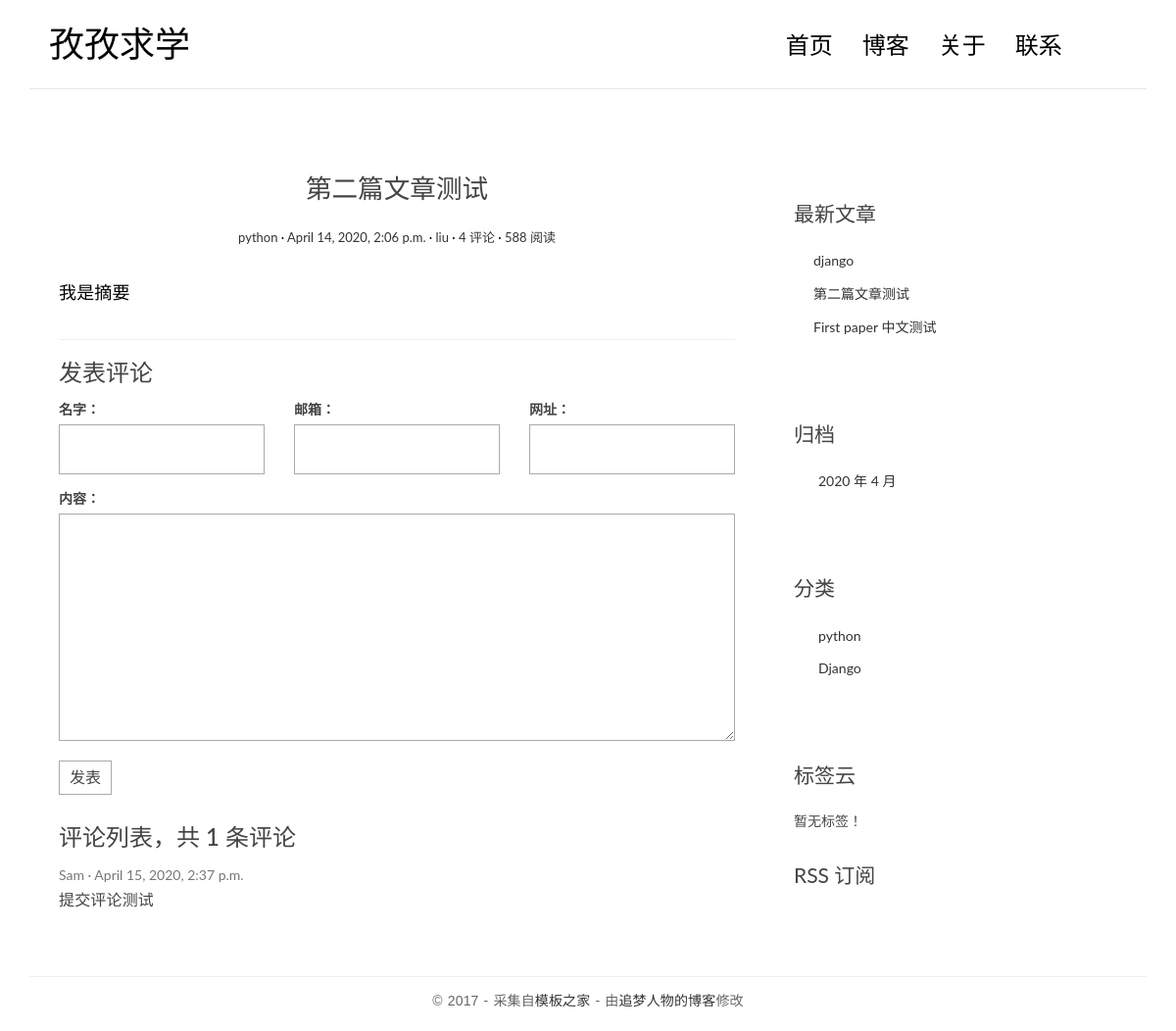
Page /posts/2/ on the committed database.
### blog/models.py (models this page shows, shortened)
class Post(models.Model):
    title = models.CharField('标题', max_length=70)
    body = models.TextField('正文')
    created_time = models.DateTimeField('创建时间', default=timezone.now)
    modified_time = models.DateTimeField('修改时间')
    excerpt = models.CharField('摘要', max_length=200, blank=True)
    category = models.ForeignKey(Category, verbose_name='分类', on_delete=models.CASCADE)
    tags = models.ManyToManyField(Tag, verbose_name='标签', blank=True)
    author = models.ForeignKey(User, verbose_name='作者', on_delete=models.CASCADE)
    class Meta:
        verbose_name = '文章'
        verbose_name_plural = verbose_name
        ordering = ['-created_time']
    def get_absolute_url(self):
        return reverse('blog:detail', kwargs={'pk': self.pk})

class Category(models.Model):
    name = models.CharField(max_length=100)
    class Meta:
        verbose_name = '分类'
        verbose_name_plural = verbose_name

### comments/models.py (models this page shows, shortened)
class Comment(models.Model):
    name = models.CharField('名字', max_length=50)
    email = models.EmailField('邮箱')
    url = models.URLField('网址', blank=True)
    text = models.TextField('内容')
    created_time = models.DateTimeField('创建时间', default=timezone.now)
    post = models.ForeignKey('blog.Post', verbose_name='文章', on_delete=models.CASCADE)
    class Meta:
        verbose_name = '评论'
        verbose_name_plural = verbose_name

### blog/views.py (the view)
# urls.py: path('posts/<int:pk>/', views.detail, name='detail'),
def detail(request, pk):
    post = get_object_or_404(Post, pk=pk)
    md = markdown.Markdown(extensions=[
        'markdown.extensions.extra',
        'markdown.extensions.codehilite',
        TocExtension(slugify=slugify),
    ])
    post.body = md.convert(post.body)
    m = re.search(r'<div class="toc">\s*<ul>(.*)</ul>\s*</div>', md.toc, re.S)
    post.toc = m.group(1) if m is not None else ''
    return render(request, 'blog/detail.html', context={'post': post})

### comments/forms.py
class CommentForm(forms.ModelForm):
    class Meta:
        model = Comment
        fields = ['name', 'email', 'url', 'text']

### blog/templatetags/blog_extras.py (called while the page is built)
@register.inclusion_tag('blog/inclusions/_recent_posts.html', takes_context=True)
def show_recent_posts(context, num=5):
    return {
        'recent_post_list': Post.objects.all().order_by('-created_time')[:num],
    }

@register.inclusion_tag('blog/inclusions/_archives.html', takes_context=True)
def show_archives(context):
    return {
        'date_list': Post.objects.dates('created_time', 'month', order='DESC'),
    }

@register.inclusion_tag('blog/inclusions/_categories.html', takes_context=True)
def show_categories(context):
    return {
        'category_list': Category.objects.all(),
    }

@register.inclusion_tag('blog/inclusions/_tags.html', takes_context=True)
def show_tags(context):
    return {
        'tag_list': Tag.objects.all(),
    }

### comments/templatetags/comments_extras.py (called while the page is built)
@register.inclusion_tag('comments/inclusions/_form.html', takes_context=True)
def show_comment_form(context, post, form=None):
    if form is None:
        form = CommentForm()
    return {
        'form': form,
        'post': post,
    }

@register.inclusion_tag('comments/inclusions/_list.html', takes_context=True)
def show_comments(context, post):
    comment_list = post.comment_set.all().order_by('-created_time')
    comment_count = comment_list.count()
    return {
        'comment_count': comment_count,
        'comment_list': comment_list,
    }

### templates/blog/detail.html (shortened to what this page needs)
<!DOCTYPE html>
{% extends 'base.html' %}
{% load comments_extras %}
{% block main %}
                <article class="post post-{{ post.pk }}">
  <header class="entry-header">
    <h1 class="entry-title">{{ post.title }}</h1>
    <div class="entry-meta">
      <span class="post-category"><a href="#">{{ post.category.name }}</a></span>
      <span class="post-date"><a href="#"><time class="entry-date"
                                                datetime="{{ post.created_time }}">{{ post.created_time }}</time></a></span>
      <span class="post-author"><a href="#">{{ post.author }}</a></span>
      <span class="comments-link"><a href="#">4 评论</a></span>
      <span class="views-count"><a href="#">588 阅读</a></span>
    </div>
  </header>
  <div class="entry-content clearfix">
    {{ post.body|safe }}
  </div>
</article>
                <section class="comment-area" id="comment-area">
                    <hr>
                    <h3>发表评论</h3>
        {% show_comment_form post %}
        <div class="comment-list-panel">
            {% show_comments post %}
        </div>
                </section>
{% endblock main %}

### templates/comments/inclusions/_list.html
<h3>评论列表，共 <span>{{ comment_count }}</span> 条评论</h3>
<ul class="comment-list list-unstyled">
  {% for comment in comment_list %}
    <li class="comment-item">
      <span class="nickname">{{ comment.name }}</span>
      <time class="submit-date" datetime="{{ comment.created_time }}">{{ comment.created_time }}</time>
      <div class="text">
        {{ comment.text|linebreaks }}
      </div>
    </li>
  {% empty %}
    暂无评论
  {% endfor %}
</ul>

### templates/blog/inclusions/_recent_posts.html
<div class="widget widget-recent-posts">
  <h3 class="widget-title">最新文章</h3>
  <ul>
    {% for post in recent_post_list %}
      <li>
        <a href="{{ post.get_absolute_url }}">{{ post.title }}</a>
      </li>
    {% empty %}
      暂无文章！
    {% endfor %}
  </ul>
</div>

### templates/blog/inclusions/_categories.html
<div class="widget widget-category">
  <h3 class="widget-title">分类</h3>
  <ul>
    {% for category in category_list %}
<li>
  <a href="{% url 'blog:category' category.pk %}">{{ category.name }}</a>
</li>
    {% endfor %}
  </ul>
</div>

### blog/static/blog/css/custom.css (style rules this page uses)
* { outline: none; }
h1, h2, h3, h4, h5, h6 { margin-top: 0; }
a { color: #333; }
body { color: #444; font-family: 'Lato', sans-serif; }
p { font-family: 'Ubuntu', sans-serif; font-weight: 400; word-spacing: 1px; letter-spacing: 0.01em; }
.post { background: #fff; padding: 30px 30px 0; }
.entry-title { text-align: center; font-size: 1.9em; margin-bottom: 20px; line-height: 1.6; padding: 10px 20px 0; }
.entry-meta { text-align: center; color: #DDDDDD; font-size: 13px; margin-bottom: 30px; }
.entry-content { font-size: 18px; line-height: 1.9; font-weight: 300; color: #000; }
.post-category::after, .post-date::after, .post-author::after, .comments-link::after { content: ' ·'; color: #000; }
.widget { background: #fff; padding: 30px 0 0; }
.widget-title { font-size: 1.5em; margin-bottom: 20px; line-height: 1.6; padding: 10px 0 0; font-weight: 400; }
.widget-recent-posts ul { padding: 0; margin: 0; padding-left: 20px; }
.widget-recent-posts ul li { list-style-type: none; position: relative; line-height: 170%; margin-bottom: 10px; }
.widget-recent-posts ul li::before { content: '\f3d3'; font-family: "Ionicons"; position: absolute; left: -17px; top: 3px; font-size: 16px; color: #000; }
.widget-category ul { padding: 0; margin: 0; padding-left: 25px; }
.widget-category ul li { list-style-type: none; position: relative; line-height: 170%; margin-bottom: 10px; }
.widget-category ul li::before { content: '\f3fe'; font-family: "Ionicons"; position: absolute; left: -25px; top: 1px; font-size: 18px; color: #000; }
.contact-form input, .comment-form input { border: 1px solid #aaa; margin-bottom: 15px; width: 100%; padding: 15px 15px; font-size: 16px; line-height: 100%; transition: 0.4s border-color linear; }
.contact-form textarea, .comment-form textarea { border: 1px solid #aaa; margin-bottom: 15px; width: 100%; padding: 15px 15px; font-size: 16px; line-height: 20px !important; min-height: 183px; transition: 0.4s border-color linear; }
.comment-area { padding: 0 30px 0; }
.comment-list-panel { margin-top: 30px; }
.comment-list { margin-top: 15px; }
.comment-item .nickname, .comment-item .submit-date { color: #777; font-size: 14px; }
.comment-item .nickname:after { content: ' ·'; }
.comment-item .text { padding-top: 5px; font-size: 16px; }

### rows in the picture
Post: title "第二篇文章测试", category.name "python", created_time "April 14, 2020, 2:06 p.m.", author "liu", body "我是摘要"
Comment: name "Sam", created_time "April 15, 2020, 2:37 p.m.", text "提交评论测试"
Post: title "django"
Post: title "First paper 中文测试"
Category: name "python"
Category: name "Django"

### other values in the picture
{{ comment_count }} "1"
{{ date.year }} "2020"
{{ date.month }} "4"
